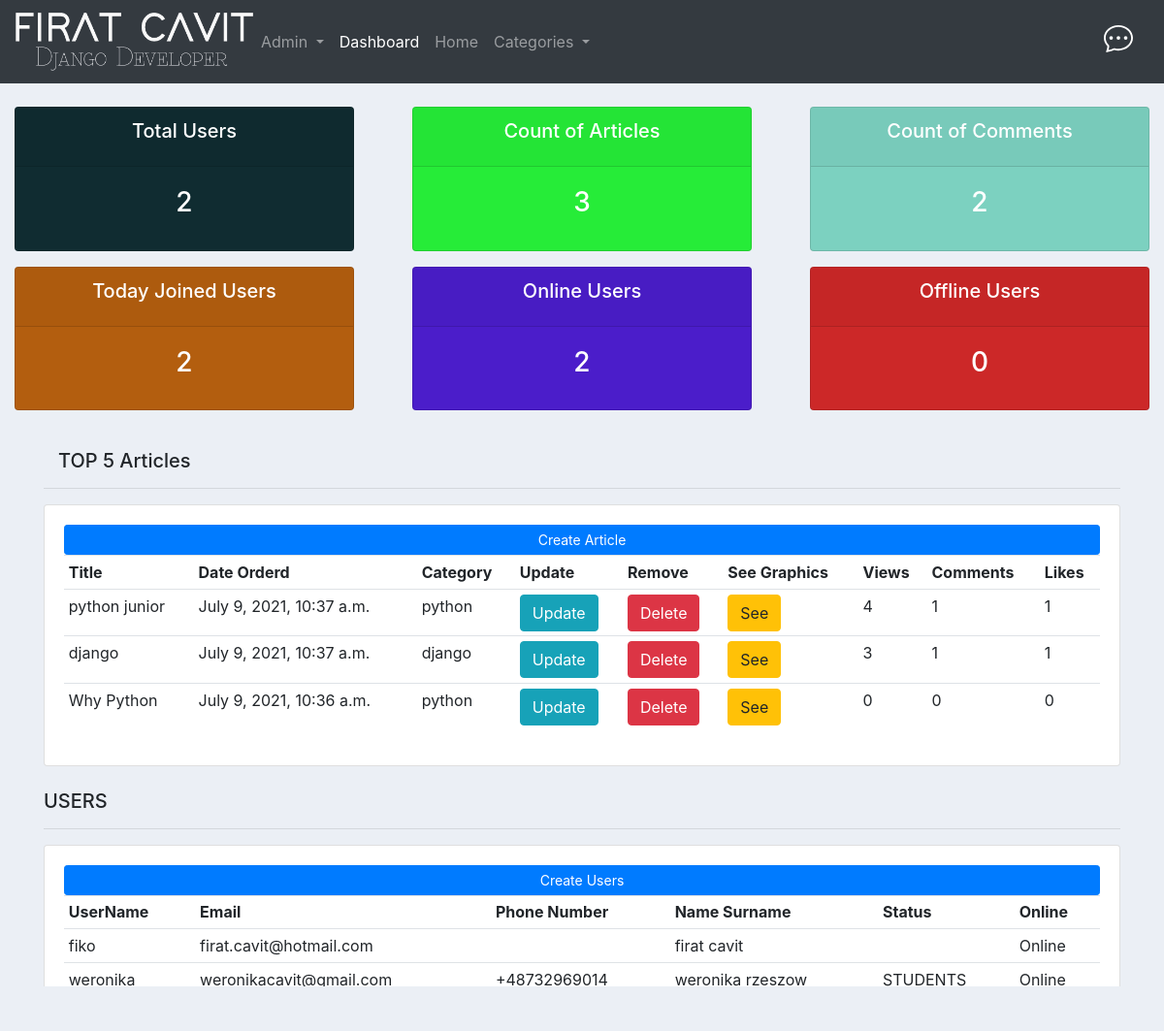
The app's page /dashboard/ (signed in) with its own data.
### app/models.py (models this page shows, shortened)
class BlogPost(models.Model):
    title=models.CharField(max_length=200,unique=True)
    user=models.ForeignKey(User,on_delete=models.CASCADE,related_name='user')
    image=models.ImageField(upload_to='post_image')
    body=RichTextField()
    slug=models.SlugField(max_length=200)
    created_date=models.DateTimeField(auto_now_add=True)
    updated_date=models.DateTimeField(auto_now=True)
    category=models.ForeignKey(Category,related_name='category',on_delete=models.CASCADE)
    views=models.IntegerField(default=0)
    like = models.IntegerField(default=0)

class Category(models.Model):
    name=models.CharField(max_length=200,unique=True)
    slug=models.SlugField(max_length=200)
    def __str__(self):
        return self.name

### account/models.py (models this page shows, shortened)
class User(AbstractBaseUser):
    email=models.EmailField(max_length=200,unique=True)
    username=models.CharField(max_length=200,unique=True)
    first_name=models.CharField(max_length=250)
    last_name=models.CharField(max_length=250)
    phone_number=models.CharField(max_length=250)
    gender=models.CharField(max_length=250,choices=GENDER)
    status=models.CharField(max_length=250,choices=STATUS)
    is_active=models.BooleanField(default=False)
    is_admin=models.BooleanField(default=False)
    is_staff=models.BooleanField(default=False)
    is_superadmin=models.BooleanField(default=False)
    login_date=models.DateTimeField(auto_now_add=True) # it would be joined_date
    joined_date=models.DateTimeField(auto_now=True)
    objects=MyAccountManager()
    USERNAME_FIELD='email'
    REQUIRED_FIELDS=('username','first_name','last_name')

### app/views.py (the view)
# urls.py: path('dashboard/',admin_dashboard,name='admin_dashboard'),
@only_admin
def admin_dashboard(request):
    posts=BlogPost.objects.all()
    users=User.objects.all()
    comments=Comment.objects.all()
    comment_count=comments.count()
    users_count=users.count()
    posts_count=posts.count()
    posts_views_counts=BlogPost.objects.annotate(Count('comment')).order_by('-comment__count')[:5]
    joined_details = User.objects.filter(joined_date__gte=last_month).values('joined_date').count()
    offline_users=User.objects.filter(is_active=False).count()
    online_users=User.objects.filter(is_active=True).count()
    return render(request, 'dashboard.html',context={
        'posts':posts,
        'users' : users,
        'comments' : comments,
        'users_count':users_count,
        'posts_count' : posts_count,
        'posts_views_counts' : posts_views_counts,
        'comment_count' : comment_count,
        'posts_views_counts' : posts_views_counts,
        'joined_details' : joined_details,
        'offline_users' : offline_users,
        'online_users' : online_users,
    })

### app/context_processors.py (called while the page is built)
def menu_links(request):
    links=Category.objects.all()
    return dict(links=links)

### app/views.py (called while the page is built)
def count_notification(request):
    count_notification=0
    if request.user.is_authenticated:
        count_notification=Notifications.objects.filter(user=request.user,is_seen=False).count()
    return {'count_notification' : count_notification}

### templates/dashboard.html
{%  extends 'main.html' %}
{% block content %}
{%  include 'status.html' %}
<br>
<div class="row">
	<div class="container">
		<h5 class='container'>TOP 5 Articles</h5>
		<hr>
		<div class="card card-body">
			<a class="btn btn-primary  btn-sm btn-block" href="{% url 'create' %}">Create Article</a>
			<table class="table table-sm">
				<tr>
					<th>Title</th>
					<th>Date Orderd</th>
					<th>Category</th>
					<th>Update</th>
					<th>Remove</th>
					<th>See Graphics</th>
					<th>Views</th>
					<th>Comments</th>
					<th>Likes</th>
				</tr>
				{% for posts_views_count in posts_views_counts %}
					<tr>
						<td>{{posts_views_count.title}}</td>
						<td>{{posts_views_count.updated_date}}</td>
						<td>{{posts_views_count.category}}</td>
						<td><a href="{% url 'update_post' slug=posts_views_count.slug %}" class='btn btn-info'>Update</a></td>
						<td><a href='{% url "delete" slug=posts_views_count.slug %}' class='btn btn-danger'>Delete</a></td>
						<td><a href="{% url 'post_grap' slug=posts_views_count.slug %}" class='btn btn-warning'>See</a></td>
						<td>{{posts_views_count.views}}</td>
						<td>{{posts_views_count.comment.count}}</td>
						<td>{{posts_views_count.likes.count}}</td>
					</tr>
				{% endfor %}
			</table>
		</div>
	</div>
</div>
<br>
<div dlass='row'>
	<div class="container">
		<h5>USERS</h5>
		<hr>
		<div class="card card-body">
			<a class="btn btn-primary  btn-sm btn-block" href="">Create Users</a>
			<table class="table table-sm">
				<tr>
					<th>UserName</th>
					<th>Email</th>
					<th>Phone Number</th>
					<th>Name Surname</th>
					<th>Status</th>
					<th>Online</th>
				</tr>
				{% for user in users %}
					<tr>
						<td>{{user.username}}</td>
						<td>{{user.email}}</td>
						<td>{{user.phone_number}}</td>
						<td>{{user.first_name}} {{user.last_name}}</td>
						<td>{{user.status}}</td>
						{% if user.is_active %}
							<td>Online</td>
						{% else %}
							<td>Offline </td>
						{% endif %}
					</tr>
				{% endfor %}
			</table>
		</div>
	</div>
</div>
{% endblock %}

### static/css/main.css (style rules this page uses)
body { background-color: #ebeff5; }

### records on screen
BlogPost: title "python junior", updated_date "July 9, 2021, 10:37 a.m.", category "python", views "4", comment.count "1", likes.count "1"
BlogPost: title "django", updated_date "July 9, 2021, 10:37 a.m.", category "django", views "3", comment.count "1", likes.count "1"
BlogPost: title "Why Python", updated_date "July 9, 2021, 10:36 a.m.", category "python", views "0", comment.count "0", likes.count "0"
User: username "fiko", email "firat.cavit@hotmail.com", first_name "firat", last_name "cavit", is_active "Online"
User: username "weronika", email "weronikacavit@gmail.com", phone_number "+48732969014", first_name "weronika", last_name "rzeszow", status "STUDENTS", is_active "Online"

### other values on screen
{{ users_count }} "2"
{{ posts_count }} "3"
{{ comment_count }} "2"
{{ joined_details }} "2"
{{ online_users }} "2"
{{ offline_users }} "0"
